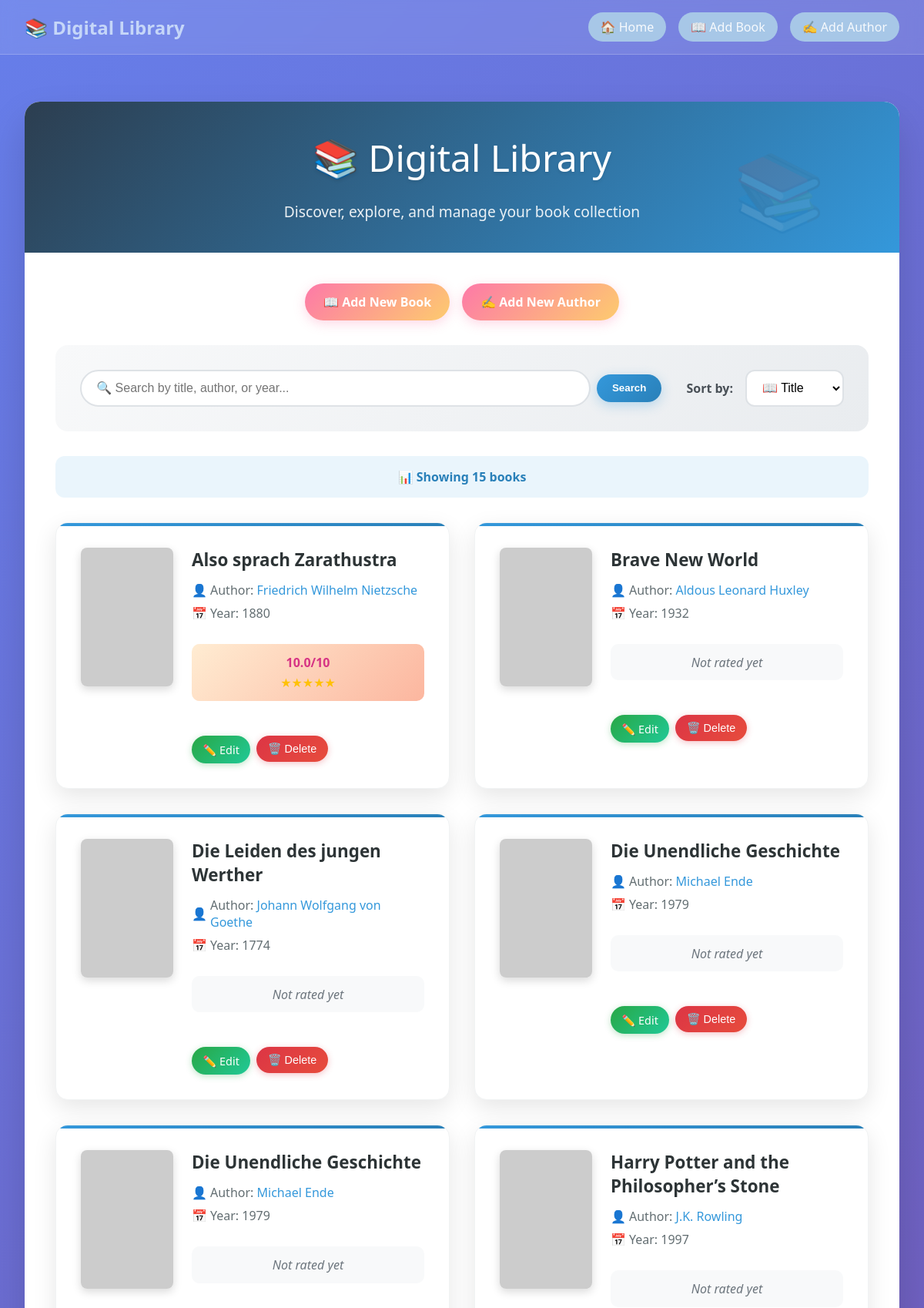
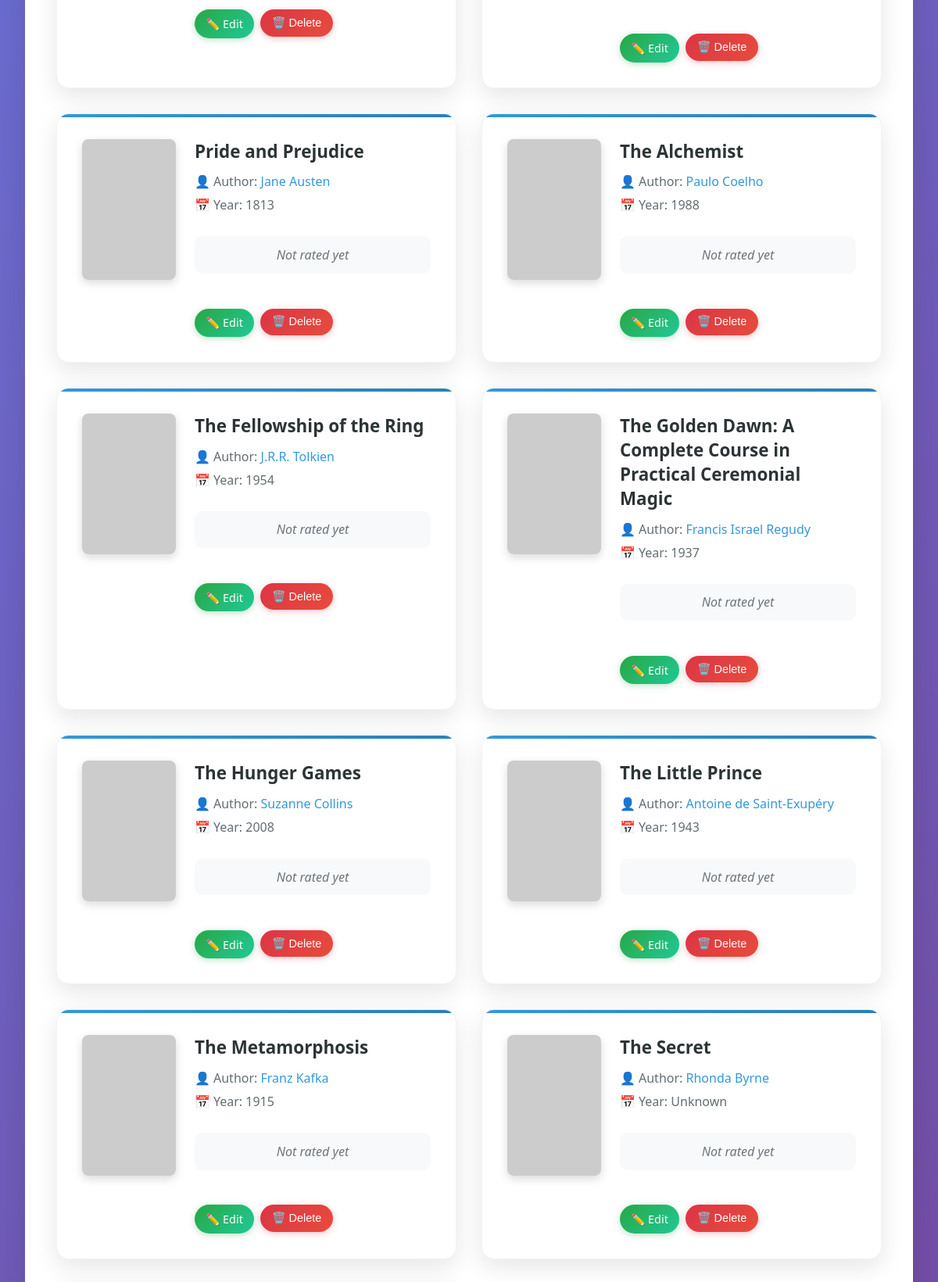
The page / (upper part) on the database its author committed (2 pictures, top to bottom).
### models/models.py (models this page shows, shortened)
class Book(db.Model):
    __tablename__ = "books"
    id = db.Column(db.Integer, primary_key=True, autoincrement=True)
    isbn = db.Column(db.String(13), unique=True, nullable=True, index=True)
    title = db.Column(db.String(200), nullable=False, index=True)
    publication_year = db.Column(db.Integer, nullable=True, index=True)
    author_id = db.Column(db.Integer, db.ForeignKey("authors.id", ondelete="CASCADE"), nullable=False)
    rating = db.Column(db.Float, nullable=True)
    cover_url_cached = db.Column(db.String(500), nullable=True)
    author = db.relationship("Author", backref=backref("books", cascade="all, delete-orphan"))
    @property
    def rating_stars(self) -> str:
        if self.rating is None:
            return "Not rated"
        star_rating = self.rating / 2
        full_stars = int(star_rating)
        half_star = 1 if (star_rating - full_stars) >= 0.5 else 0
        empty_stars = 5 - full_stars - half_star
        return "★" * full_stars + ("☆" if half_star else "") + "☆" * empty_stars
    @property
    def cover_url(self) -> str:
        return self.cover_url_cached or AppConstants.DEFAULT_COVER_URL
    @classmethod
    def search(cls, search_term: str, sort_by: str = 'title'):
        query = cls.query
        if sort_by == 'author':
            query = query.join(Author).order_by(Author.name)
        elif sort_by == 'year':
            query = query.order_by(cls.publication_year.desc())
        else:
            query = query.order_by(cls.title)
        return query

class Author(db.Model):
    __tablename__ = "authors"
    id = db.Column(db.Integer, primary_key=True, autoincrement=True)
    name = db.Column(db.String(100), nullable=False, index=True)
    birth_date = db.Column(db.Date, nullable=True)
    date_of_death = db.Column(db.Date, nullable=True)

### app.py (the view)
    @app.route("/")
    def homepage():
        try:
            search_query = request.args.get('search', '').strip()
            sort_by = request.args.get('sort', 'title')
            if sort_by not in ['title', 'author', 'year']:
                sort_by = 'title'
            books = BookService.get_all_books(search_query, sort_by)
            return render_template(
                "home.html",
                books=books,
                search_query=search_query,
                sort_by=sort_by
            )
        except ServiceError as e:
            flash_error(f"Error loading books: {str(e)}")
            return render_template("home.html", books=[], search_query='', sort_by='title')

### services/services.py (called while the page is built)
    @staticmethod
    def get_all_books(search_query: str = '', sort_by: str = 'title') -> List[Book]:
        try:
            return Book.search(search_query, sort_by).all()
        except SQLAlchemyError as e:
            raise ServiceError(f"Error retrieving books: {str(e)}")

### templates/home.html (shortened to what this page needs)
{% extends "base.html" %}
{% block css %}
<link rel="stylesheet" href="{{ url_for('static', filename='css/home.css') }}">
{% endblock %}
{% block content %}
<div class="container">
    <div class="header">
        <h1>📚 Digital Library</h1>
        <p>Discover, explore, and manage your book collection</p>
    </div>
    <div class="content">
        <div class="quick-actions">
            <a href="{{ url_for('add_book') }}" class="action-btn">
                📖 Add New Book
            </a>
            <a href="{{ url_for('add_author') }}" class="action-btn">
                ✍️ Add New Author
            </a>
        </div>
        <div class="controls">
            <div class="search-section">
                <form method="get" action="{{ url_for('homepage') }}" class="search-form">
                    <input type="text" name="search" class="search-input"
                           placeholder="🔍 Search by title, author, or year..."
                           value="{{ search_query }}">
                    <button type="submit" class="search-btn">Search</button>
                </form>
            </div>
            <div class="sort-controls">
                <label for="sort-by" class="sort-label">Sort by:</label>
                <select id="sort-by" class="sort-select" onchange="sortBooks()">
                    <option value="title" {% if sort_by == 'title' %}selected{% endif %}>📖 Title</option>
                </select>
            </div>
        </div>
        {% if books %}
            <div class="stats-bar">
                📊 Showing {{ books|length }} book{{ 's' if books|length != 1 else '' }}
            </div>
        {% endif %}
        <div id="books-container" class="books-container">
            {% if books %}
                {% for book in books %}
                    <div class="book-card" data-title="{{ book.title|lower }}"
                         data-author="{{ book.author.name|lower if book.author else 'unknown' }}"
                         data-year="{{ book.publication_year or 0 }}">
                        <div class="book-content">
                            <img class="book-cover" src="{{ book.cover_url }}"
                                 alt="Cover for {{ book.title }}" onerror="this.src='https://via.placeholder.com/120x180/cccccc/666666?text=No+Cover'">
                            <div class="book-info">
                                <h3 class="book-title">
                                    <a href="{{ url_for('book_detail', book_id=book.id) }}">{{ book.title }}</a>
                                </h3>
                                <div class="book-meta">
                                    <div class="meta-item">
                                        <span class="meta-icon">👤</span>
                                        <span>Author: <a href="{{ url_for('author_detail', author_id=book.author.id) }}"
                                                        class="author-link">{{ book.author.name if book.author else "Unknown" }}</a></span>
                                    </div>
                                    <div class="meta-item">
                                        <span class="meta-icon">📅</span>
                                        <span>Year: {{ book.publication_year or "Unknown" }}</span>
                                    </div>
                                </div>
                                {% if book.rating %}
                                    <div class="rating-display">
                                        <div class="rating-value">{{ book.rating }}/10</div>
                                        <div class="rating-stars">{{ book.rating_stars }}</div>
                                    </div>
                                {% else %}
                                    <div class="no-rating">Not rated yet</div>
                                {% endif %}
                                <div class="book-actions">
                                    <a href="{{ url_for('edit_book', book_id=book.id) }}" class="edit-btn">✏️ Edit</a>
                                    <form method="post" action="{{ url_for('delete_book', book_id=book.id) }}" style="display: inline;"
                                          onsubmit="return confirm('⚠️ Are you sure you want to delete &quot;{{ book.title }}&quot;? This action cannot be undone.')">
                                        <button type="submit" class="delete-btn">🗑️ Delete</button>
                                    </form>
                                </div>
                            </div>
                        </div>
                    </div>
                {% endfor %}
            {% endif %}
        </div>
    </div>
</div>
{% endblock %}

### templates/base.html (shortened to what this page needs)
<!DOCTYPE html>
<html lang="en">
<head>
    <link rel="stylesheet" href="{{ url_for('static', filename='css/base.css') }}">
    {% block css %}{% endblock %}
</head>
<body>
    <nav class="main-nav">
        <div class="nav-container">
            <a href="{{ url_for('homepage') }}" class="nav-brand">
                📚 Digital Library
            </a>
            <div class="nav-links">
                <a href="{{ url_for('homepage') }}" class="nav-link">
                    🏠 Home
                </a>
                <a href="{{ url_for('add_book') }}" class="nav-link">
                    📖 Add Book
                </a>
                <a href="{{ url_for('add_author') }}" class="nav-link">
                    ✍️ Add Author
                </a>
            </div>
        </div>
    </nav>
    {% block content %}{% endblock %}
</body>
</html>

### static/css/base.css (style rules this page uses)
* { margin: 0; padding: 0; box-sizing: border-box; }
.main-nav { background: rgba(255, 255, 255, 0.1); backdrop-filter: blur(10px); border-bottom: 1px solid rgba(255, 255, 255, 0.2); padding: 1rem 0; position: fixed; top: 0; left: 0; right: 0; z-index: 1000; }
.nav-container { max-width: 1200px; margin: 0 auto; padding: 0 2rem; display: flex; justify-content: space-between; align-items: center; }
.nav-brand { color: rgb(197, 214, 248); text-decoration: none; font-size: 1.5rem; font-weight: 600; display: flex; align-items: center; gap: 0.5rem; transition: transform 0.3s ease; }
.nav-links { display: flex; gap: 1rem; }
.nav-link { color: rgba(255, 255, 255, 0.9); text-decoration: none; padding: 0.5rem 1rem; border-radius: 20px; background: rgb(167, 199, 231); transition: all 0.3s ease; display: flex; align-items: center; gap: 0.3rem; font-weight: 500; }
.container { margin-top: 100px; }

### rows shown on the page
Book: title "Also sprach Zarathustra", author "Friedrich Wilhelm Nietzsche", publication_year "1880", rating "10.0", rating_stars "★★★★★"
Book: title "Brave New World", author "Aldous Leonard Huxley", publication_year "1932", shows "Not rated yet"
Book: title "Die Leiden des jungen Werther", author "Johann Wolfgang von Goethe", publication_year "1774", shows "Not rated yet"
Book: title "Die Unendliche Geschichte", author "Michael Ende", publication_year "1979", shows "Not rated yet"
Book: title "Die Unendliche Geschichte", author "Michael Ende", publication_year "1979", shows "Not rated yet"
Book: title "Harry Potter and the Philosopher’s Stone", author "J.K. Rowling", publication_year "1997", shows "Not rated yet"
Book: title "Pride and Prejudice", author "Jane Austen", publication_year "1813", shows "Not rated yet"
Book: title "The Alchemist", author "Paulo Coelho", publication_year "1988", shows "Not rated yet"
Book: title "The Fellowship of the Ring", author "J.R.R. Tolkien", publication_year "1954", shows "Not rated yet"
Book: title "The Golden Dawn: A Complete Course in Practical Ceremonial Magic", author "Francis Israel Regudy", publication_year "1937", shows "Not rated yet"
Book: title "The Hunger Games", author "Suzanne Collins", publication_year "2008", shows "Not rated yet"
Book: title "The Little Prince", author "Antoine de Saint-Exupéry", publication_year "1943", shows "Not rated yet"
Book: title "The Metamorphosis", author "Franz Kafka", publication_year "1915", shows "Not rated yet"
Book: title "The Secret", author "Rhonda Byrne", publication_year "Unknown", shows "Not rated yet"

### other values the page prints
{{ books|length }} "15"
{{ 's' if books|length != 1 else '' }} "s"
